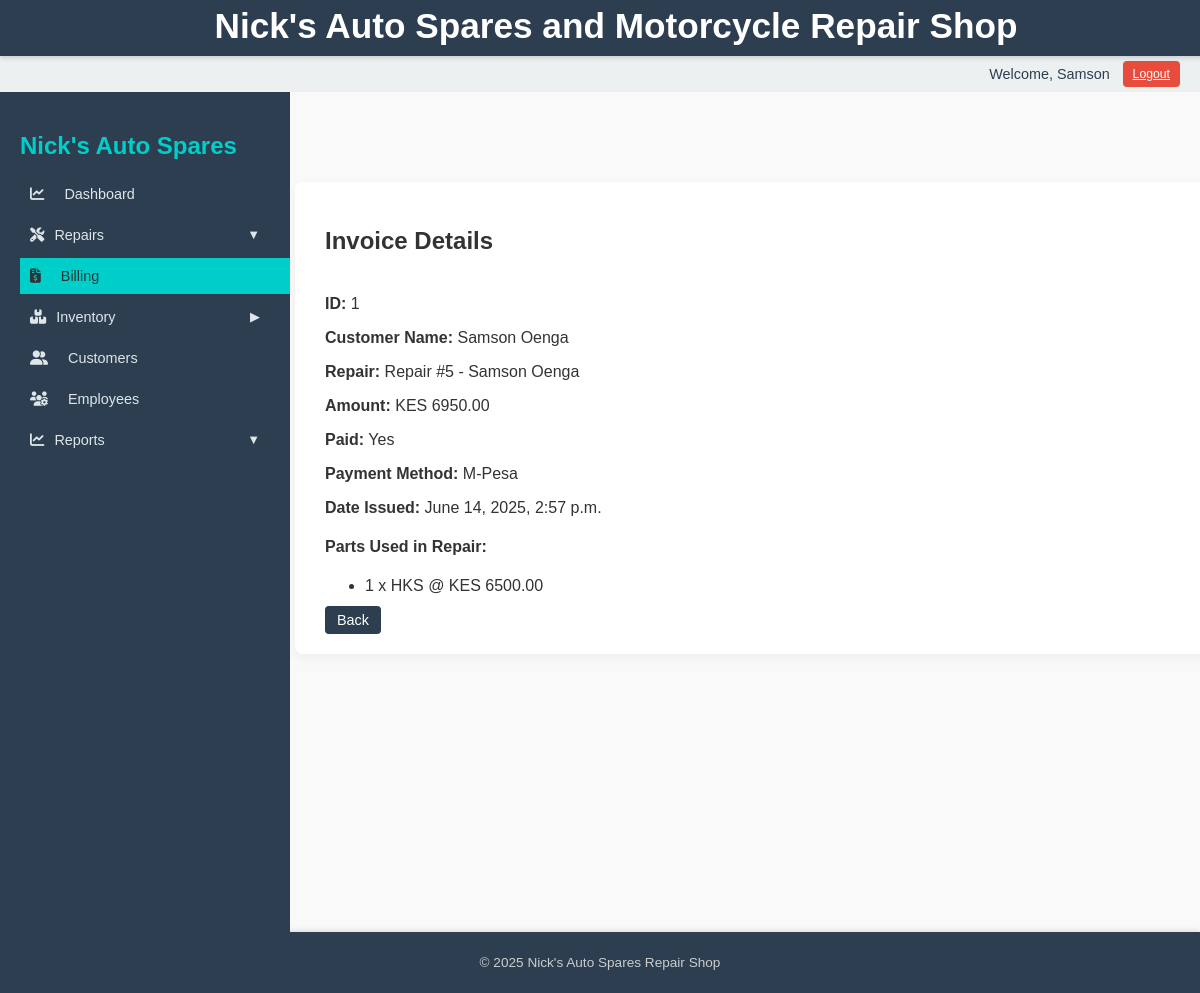
The app's page /billing/1/ (signed in) with its own data.
### billing/models.py (models this page shows, shortened)
class Invoice(models.Model):
    PAYMENT_METHODS = [
        ('Cash', 'Cash'),
        ('M-Pesa', 'M-Pesa'),
        ('Card', 'Card'),
    ]
    customer = models.ForeignKey(Customer, on_delete=models.CASCADE)
    repair = models.ForeignKey(RepairRecord, on_delete=models.CASCADE, blank=True, null=True)
    amount = models.DecimalField(max_digits=10, decimal_places=2)
    paid = models.BooleanField(default=False)
    payment_method = models.CharField(max_length=10, choices=PAYMENT_METHODS)
    date_issued = models.DateTimeField(auto_now_add=True)

### customers/models.py (models this page shows, shortened)
class Customer(models.Model):
    name = models.CharField(max_length=100)
    phone_number = models.CharField(max_length=20, unique=True)
    email = models.EmailField(blank=True, null=True)
    address = models.TextField(blank=True, null=True)
    date_created = models.DateTimeField(auto_now_add=True)

### repairs/models.py (models this page shows, shortened)
class RepairRecord(models.Model):
    STATUS_CHOICES = [
        ('Pending', 'Pending'),
        ('Completed', 'Completed'),
        ('Cancelled', 'Cancelled'),
    ]
    customer = models.ForeignKey(Customer, on_delete=models.CASCADE)
    mechanic = models.ForeignKey(Employee, on_delete=models.SET_NULL, null=True, blank=True)
    motorcycle = models.ForeignKey( 'repairs.Motorcycle',
                                    on_delete=models.CASCADE,
                                    null=True,
                                    blank=True
                                    )
    complaint = models.TextField()
    work_done = models.TextField(blank=True, null=True)
    cost_of_service = models.DecimalField(max_digits=10, decimal_places=2, default=0.0)
    date_in = models.DateTimeField()
    date_out = models.DateTimeField(blank=True, null=True)
    status = models.CharField(max_length=10, choices=STATUS_CHOICES, default='Pending')
    def __str__(self):
        return f"Repair #{self.id} - {self.customer.name}"

class RepairPart(models.Model):
    repair = models.ForeignKey(RepairRecord, on_delete=models.CASCADE)
    part = models.ForeignKey(SparePart, on_delete=models.CASCADE)
    quantity = models.PositiveIntegerField()

### inventory/models.py (models this page shows, shortened)
class SparePart(models.Model):
    name = models.CharField(max_length=100)
    part_number = models.CharField(max_length=50, blank=True, null=True)
    category = models.ForeignKey(PartCategory, on_delete=models.SET_NULL, null=True, blank=True)
    quantity = models.PositiveIntegerField()
    price = models.DecimalField(max_digits=10, decimal_places=2)
    supplier = models.ForeignKey('Supplier', on_delete=models.SET_NULL, null=True, blank=True)
    date_added = models.DateTimeField(auto_now_add=True)
    procurement_cost = models.DecimalField(max_digits=10, decimal_places=2, default=0)

### billing/views.py (the view)
# urls.py: path('<int:pk>/', views.invoice_detail, name='invoice_detail'),
@login_required
def invoice_detail(request, pk):
    invoice = get_object_or_404(Invoice, pk=pk)
    return render(request,
                  'billing/invoice_detail.html',
                  {'invoice': invoice })

### billing/templates/billing/invoice_detail.html (shortened to what this page needs)
{% extends "base_dashboard.html" %}
{% block content %}
    <div class="page-card">
        <div class="page-header">
            <h2>Invoice Details</h2>
        </div>
        <div class="detail-info">
            <p><strong>ID:</strong> {{ invoice.id }}</p>
            <p><strong>Customer Name:</strong> {{ invoice.customer.name }}</p>
            <p><strong>Repair:</strong> {{ invoice.repair|default:"N/A" }}</p>
            <p><strong>Amount:</strong> KES {{ invoice.amount }}</p>
            <p><strong>Paid:</strong> {{ invoice.paid|yesno:"Yes,No" }}</p>
            <p><strong>Payment Method:</strong> {{ invoice.payment_method }}</p>
            <p><strong>Date Issued:</strong> {{ invoice.date_issued }}</p>
            {% if invoice.repair %}
            <h4>Parts Used in Repair:</h4>
            <ul>
                {% for part in invoice.repair.repairpart_set.all %}
                    <li>{{ part.quantity }} x {{ part.part.name }} @ KES {{ part.part.price }}</li>
                    {% empty %}
                        <li>No parts used for this repair.</li>
                {% endfor %}
            </ul>
            {% endif %}
        </div>
        <a href="{% url 'invoice_list' %}" class="button">Back</a>
    </div>
{% endblock %}

### templates/base_dashboard.html (shortened to what this page needs)
{% load static %}
<!DOCTYPE html>
<html lang="en">
<head>
    <link rel="stylesheet" href="{% static 'css/styles.css' %}">
    <link rel="stylesheet" href="https://cdnjs.cloudflare.com/ajax/libs/font-awesome/6.5.0/css/all.min.css" />
    <link rel="stylesheet" href="https://cdnjs.cloudflare.com/ajax/libs/font-awesome/6.5.0/css/all.min.css">
</head>
<body>
    <header>
        <h1>Nick's Auto Spares and Motorcycle Repair Shop</h1>
    </header>
    <nav class="user-nav">
        {% if user.is_authenticated %}
            <span class="username">Welcome, {{ user.username }}</span>
            <form method="post" action="{% url 'logout' %}">
                <button type="submit" class="logout-button">Logout</button>
            </form>
        {% else %}
            <a href="{% url 'login' %}" class="button">Login</a>
        {% endif %}
    </nav>
    <div class="layout-container">
        <aside class="sidebar" id="sidebar">
            <h2>Nick's Auto Spares</h2>
            <a href="{% url 'reports_overview' %}" class="{% if request.path == '/reports/overview/' %}active{% endif %}">
                <i class="fas fa-chart-line"></i> Dashboard
            </a>
            <button class="toggle {% if 'repairs' in request.path or 'motorcycles' in request.path or 'motorcyclemodels' in request.path %}active{% endif %}" onclick="toggleMenu('repairsSubmenu', this)">
                <i class="fas fa-tools"></i> Repairs
                <span class="chevron" style="margin-left:auto;">&#9660;</span>
            </button>
            <a href="{% url 'invoice_list' %}" class="{% if 'billing' in request.path %}active{% endif %}">
                <i class="fas fa-file-invoice-dollar"></i> Billing
            </a>
            <button class="toggle {% if 'inventory' in request.path or 'suppliers' in request.path or 'partcategory' in request.path %}active{% endif %}" onclick="toggleMenu('inventorySubmenu', this)">
                <i class="fas fa-boxes"></i> Inventory
                <span class="chevron" style="margin-left:auto;">&#9654;</span>
            </button>
            <a href="{% url 'customer_list' %}" class="{% if 'customers' in request.path %}active{% endif %}">
                <i class="fas fa-user-friends"></i> Customers
            </a>
            <a href="{% url 'employee_list' %}" class="{% if 'employees' in request.path %}active{% endif %}">
                <i class="fas fa-users-cog"></i> Employees
            </a>
            <button class="toggle {% if '/reports/' in request.path %}active{% endif %}" onclick="toggleMenu('reportsSubmenu', this)">
                <i class="fas fa-chart-line"></i> Reports
                <span class="chevron" style="margin-left:auto;">&#9660;</span>
            </button>
        </aside>
    <main class="main-content">
        <div class="content-wrapper">
            {% block content %}
            {% endblock %}
        </div>
    </main>
    </div>
    <footer>
        <p>&copy; 2025 Nick's Auto Spares Repair Shop</p>
    </footer>
</body>
</html>

### static/css/styles.css (style rules this page uses)
body { font-family: Arial, sans-serif; background-color: #f9f9f9; color: #333; margin: 0; padding: 0; }
h1 { text-align: center; margin-top: 20px; }
header { background-color: #2c3e50; color: white; padding: 1rem; text-align: center; }
nav.user-nav { background-color: #ecf0f1; padding: 10px 20px; text-align: right; }
main { padding: 20px; }
footer { background-color: #2c3e50; color: white; text-align: center; padding: 10px; margin-top: 40px; }
.button, .logout-button, input[type="submit"], button { background-color: #2c3e50; color: white; border: none; padding: 6px 12px; text-decoration: none; border-radius: 4px; cursor: pointer; font-size: 0.9rem; }
.logout-button { background: none; color: blue; border: none; padding: 0; text-decoration: underline; font-size: 1rem; }
.page-card { background-color: #fff; padding: 25px 30px; border-radius: 8px; box-shadow: 0 4px 12px rgba(0, 0, 0, 0.05); margin-top: 30px; }
.page-header { display: flex; justify-content: space-between; align-items: center; margin-bottom: 20px; }

### templates/base_dashboard.html (style rules this page uses)
body { margin: 0; font-family: Arial, sans-serif; height: 100vh; }
.sidebar { width: 250px; background-color: #2c3e50; color: #fff; padding: 20px; height: 100vh; overflow-y: auto; }
.sidebar h2 { color: #00cec9; margin-bottom: 1rem; }
.sidebar a, .sidebar button.toggle { display: flex; align-items: center; gap: 10px; padding: 10px; color: #dfe6e9; text-decoration: none; margin-bottom: 5px; background: none; border: none; text-align: left; width: 100%; cursor: pointer; font-size: 0.9em;; }
.sidebar a:hover, .sidebar .active, .sidebar button.toggle:hover { background-color: #2980b9; color: #2d3436; }
.sidebar:not(.hidden) { transform: translateX(0); }
.sidebar a i { margin-right: 10px; }
.sidebar a.active { background-color: #00cec9; color: #2d3436; }
.layout-container { display: grid; grid-template-columns: 250px 1fr; min-height: calc(100vh - 56px - 36px); margin-top: 92px; }
.main-content { display: flex; justify-content: center; align-items: flex-start; padding: 40px 20px; overflow-y: auto; width: 100%; box-sizing: border-box; }
.content-wrapper { width: 100%; max-width: 900px; padding: 20px; box-sizing: border-box; }
.page-card, .form-card { width: 100%; max-width: 900px; }
.chevron { font-size: 0.9em; transition: transform 0.2s ease; }
.user-nav { position: fixed; top: 56px; left: 0; width: 100%; height: 36px; background-color: #2c3e50; color: #2c3e50; padding: 0 1rem; display: flex; justify-content: flex-end; align-items: center; gap: 0.8rem; font-size: 0.9em; box-sizing: border-box; z-index: 999; transition: transform 0.3s ease; will-change: transform; }
.user-nav .username { font-weight: 500; }
.logout-button, .user-nav .button { background-color: #e74c3c; color: #fff; border: none; padding: 6px 10px; cursor: pointer; font-size: 0.85em; border-radius: 4px; }
header { position: fixed; top: 0; left: 0; width: 100%; height: 56px; background-color: #2c3e50; color: #fff; padding: 0 1rem; display: flex; align-items: center; justify-content: center; z-index: 1000; font-size: 1.1em; font-weight: 600; box-shadow: 0 2px 5px rgba(0,0,0,0.15); transition: transform 0.3s ease; will-change: transform; }
footer { background-color: #2c3e50; color: #ccc; text-align: center; padding: 0.6rem; font-size: 0.85em; margin-top: auto; box-shadow: 0 -2px 4px rgba(0,0,0,0.1); }

### records on screen
Invoice: id "1", customer.name "Samson Oenga", repair "Repair #5 - Samson Oenga", amount "6950.00", paid "Yes", payment_method "M-Pesa", date_issued "June 14, 2025, 2:57 p.m."
RepairPart: quantity "1", part.name "HKS", part.price "6500.00"

### other values on screen
{{ user.username }} "Samson"
